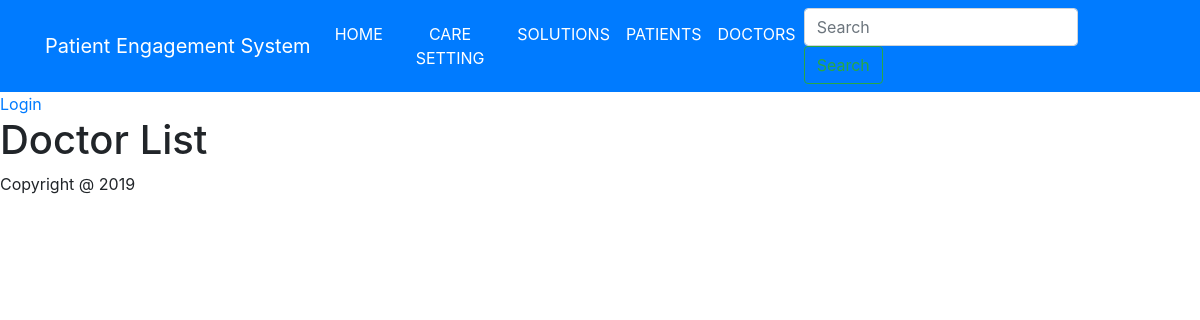
/patient/doctor/, run on an earlier commit of the app's database.
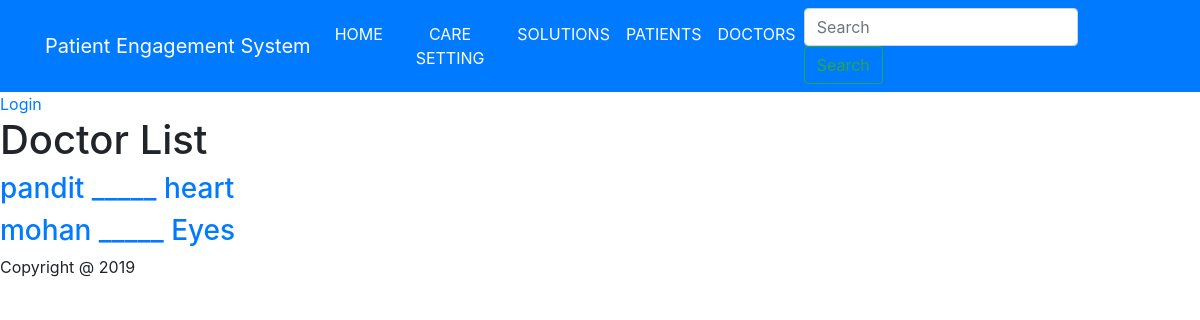
And on a later commit of the database.
### patient/models.py (models this page shows, shortened)
class Doctor(models.Model):
    name= models.CharField(max_length=50)
    mobile = models.IntegerField()
    special = models.CharField(max_length=60)

### patient/views.py (the view)
# urls.py: path('doctor/', views.DoctorListView.as_view()),
class DoctorListView(ListView):
    model = Doctor

### patient/templates/patient/doctor_list.html
{% extends 'base.html' %}
{% load static  %}
{% block content%}
<h1>Doctor List </h1>
{% for dl in doctor_list %}
<h3><a href="/patient/doctor/{{dl.id}}"> {{dl.name}}  _____  {{dl.special}}</a></h3>
{% endfor %}
{% endblock %}

What changed in the data, as far as the page shows it:
added Doctor: name "pandit", special "heart"
added Doctor: name "mohan", special "Eyes"
